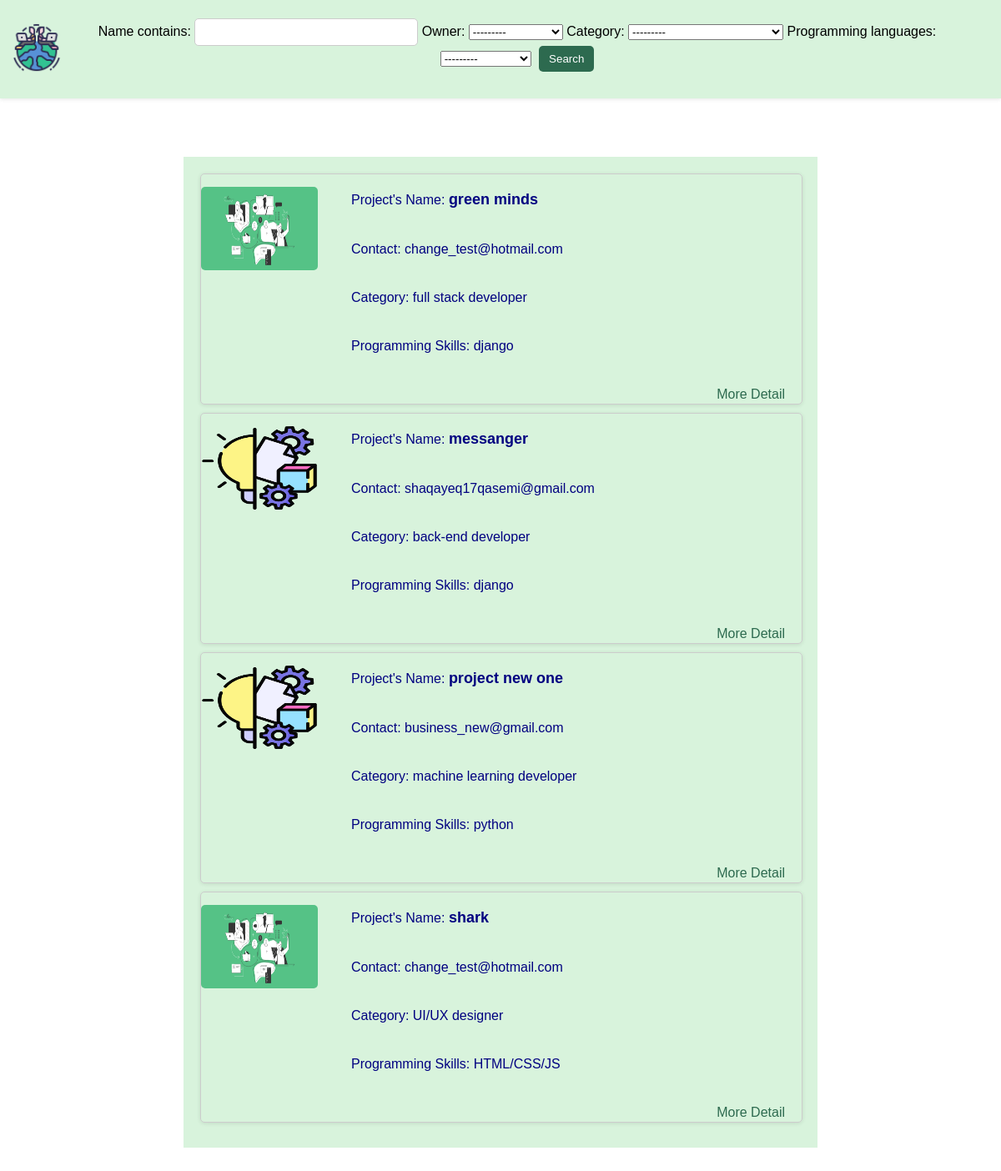
Page /projects/ (signed in) on the committed database.
### jobs/models.py (models this page shows, shortened)
class Business(models.Model):
    owner = models.OneToOneField(User, on_delete=models.CASCADE) # delete the profile if the user deletes his/her account
    name = models.CharField(max_length=50)
    profile_pic = models.ImageField(upload_to='profiles/', blank=True)
    about = models.TextField(blank=True, null=True)
    def __str__(self) -> str:
        return f'{self.id} | {self.name}'

class Project(models.Model):
    CATEGORY = (
        ('full stack developer', 'full stack developer'),
        ('front-end developer', 'front-end developer'),
        ('back-end developer', 'back-end developer'),
        ('UI/UX designer', 'UI/UX designer'),
        ('database developer', 'database developer'),
        ('machine learning developer', 'machine learning developer')
    )
    PL = (
        ('python', 'python'),
        ('java', 'java'),
        ('matlab', 'matlab'),
        ('C++', 'C++'),
        ('django', 'django'),
        ('node js', 'node js'),
        ('HTML/CSS/JS', 'HTML/CSS/JS'),
        ('react', 'react'),
        ('angularJS', 'angularJS')
    )
    name = models.CharField(max_length=50)
    owner = models.ForeignKey(Business, on_delete=models.CASCADE)
    developer = models.ForeignKey(Freelancer, blank=True, null=True, on_delete=models.SET_NULL)
    category = models.CharField(max_length=200, null=True, choices=CATEGORY)
    programming_languages = models.CharField(max_length=200, null=True, choices=PL)
    is_complete = models.BooleanField(default=False)
    dateCreated = models.DateTimeField(default=timezone.now)
    due_date = models.DateTimeField()
    budjet = models.FloatField()

### accounts/models.py (models this page shows, shortened)
class CustomUser(AbstractUser):
    def get_freelancer(self):
        if(hasattr(self, 'freelancer')):
            return self.freelancer
        return None

### jobs/views.py (the view)
# urls.py: path('projects/', ProjectListViews, name='project-list'),
def ProjectListViews(request):
    if request.user.is_authenticated:
        if request.user.get_freelancer():
            user_profile = request.user.get_freelancer()
            original_order_projects = Project.objects.all()
            projects_matched = []
            projects_not_matched = []
            for project in original_order_projects:
                if project.programming_languages in user_profile.skills:
                    projects_matched.append(project.id)
                else:
                    projects_not_matched.append(project.id)
            projects_matched = Project.objects.filter(id__in=projects_matched)
            projects_not_matched = Project.objects.filter(id__in=projects_not_matched)
            projects = projects_matched | projects_not_matched
        elif request.user.get_business():
            projects = Project.objects.all()
    myFilter = ProjectFilter(request.GET, queryset=projects)
    projects = myFilter.qs
    context = {
        'object_list': projects,
        'myFilter': myFilter
    }
    return render(request, 'jobs/project_list.html', context)

### jobs/templates/jobs/project_list.html (shortened to what this page needs)
{% load static %}
<!DOCTYPE html>
<html>
  <head>
  </head>
  <body>
  <header>
    <div class="logo" >
      <a href="{% url 'home' %}"><img src="{% static 'jobs/media/logo.png' %}" alt="My Logo"></a>
  </div>
      <form class="search-form" method="get">
          {{myFilter.form}}
          <button type="submit">Search</button>
      </form>
  </header>
  <ul >
      {% for project in object_list %}
      <li style="width: 100%; height: fit-content; box-shadow: 0px 1px 5px rgba(0, 0, 0, 0.1);">
            {% if project.owner.profile_pic %}
            <img src="{{ project.owner.profile_pic.url }}" alt="Profile Picture" class="ImageThumbnail-image" style="max-height: 250px; max-width: 250px;">
            {% else %}
            <img src="{% static 'jobs/media/project.png' %}" alt="Profile Picture" class="ImageThumbnail-image" style="max-height: 250px; max-width: 250px; ">
            {% endif %}
            <div class="infor">Project's Name: <strong>{{ project.name }}</strong></div>
            <div class="infor">Contact: {{ project.owner.owner.email }}</div>
            <div class="infor">Category: {{ project.category }}</div>
            <div class="infor">Programming Skills: {{ project.programming_languages }}</div>
            <div class="infor"><a href="{% url 'project-profile' project.id %}" class="profile" style="float: right; ">More Detail</a></div>
      </li>
    {% endfor %}
  </ul>
  </body>
</html>

### jobs/templates/jobs/project_list.html (style rules this page uses)
body { font-family: Arial, sans-serif; margin: 0; padding: 0; background-color: white; }
header { display: flex; justify-content: space-between; align-items: center; padding: 1%; background-color: #d8f3dc; box-shadow: 0px 1px 5px rgba(0, 0, 0, 0.1); height: 10%; }
.search-form { float: right; display: inline-block; margin-right: 20px; margin-top: 10px; }
.logo img { height: 60px; padding-left: 4%; }
form { margin: 20px 0; text-align: center; }
input[type="text"] { padding: 8px; border-radius: 5px; border: 1px solid #ccc; width: 250px; }
button[type="submit"] { padding: 8px 12px; border-radius: 5px; border: none; background-color: #2d6a4f; color: white; cursor: pointer; margin-left: 5px; }
ul { list-style: none; margin: auto; background-color: #d8f3dc; color: navy; margin-top: 70px; padding: 20px; width: 60%; }
li { border: 1px solid #ccc; border-radius: 5px; margin-bottom: 10px; }
li strong { font-size: 18px; }
.profile { margin-bottom: 100px; }
.infor { padding: 20px; margin-left: 160px; }
li a { color: #2d6a4f; text-decoration: none; }
.ImageThumbnail-image { margin-top: 15px; float: left; border-radius: inherit; display: block; overflow: hidden; height: 100px; width: 140px; }

### rows in the picture
Business: owner "---------"
Project: owner.profile_pic (picture), name "green minds", owner.owner.email "change_test@hotmail.com", category "full stack developer", programming_languages "django"
Project: name "messanger", owner.owner.email "shaqayeq17qasemi@gmail.com", category "back-end developer", programming_languages "django"
Project: name "project new one", owner.owner.email "business_new@gmail.com", category "machine learning developer", programming_languages "python"
Project: owner.profile_pic (picture), name "shark", owner.owner.email "change_test@hotmail.com", category "UI/UX designer", programming_languages "HTML/CSS/JS"
